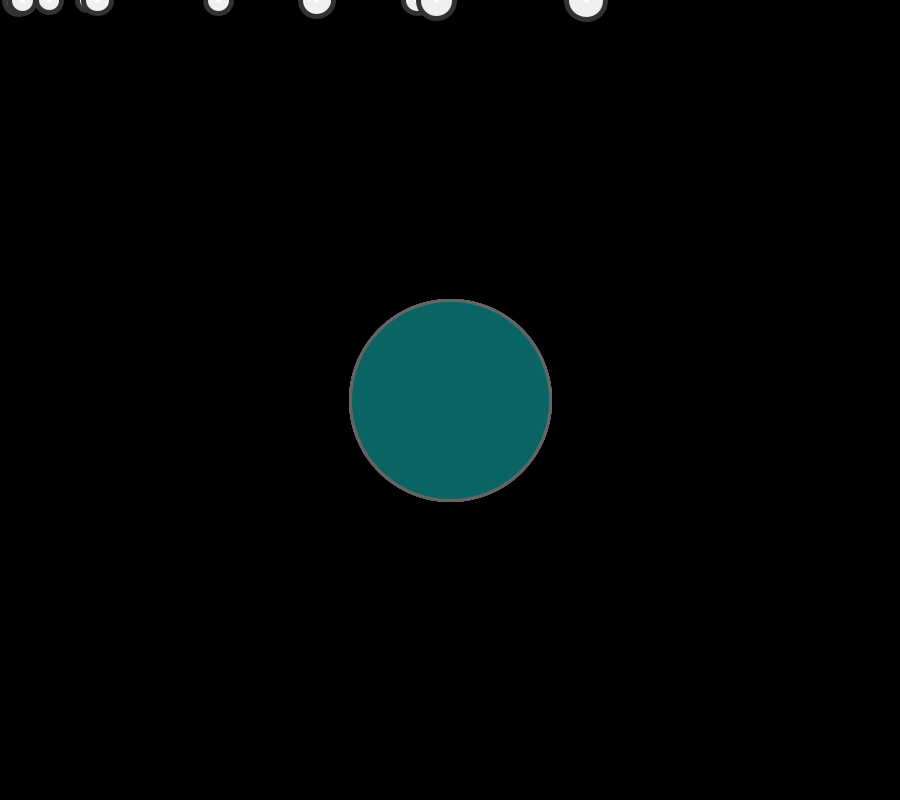
Frame 1 (no input)
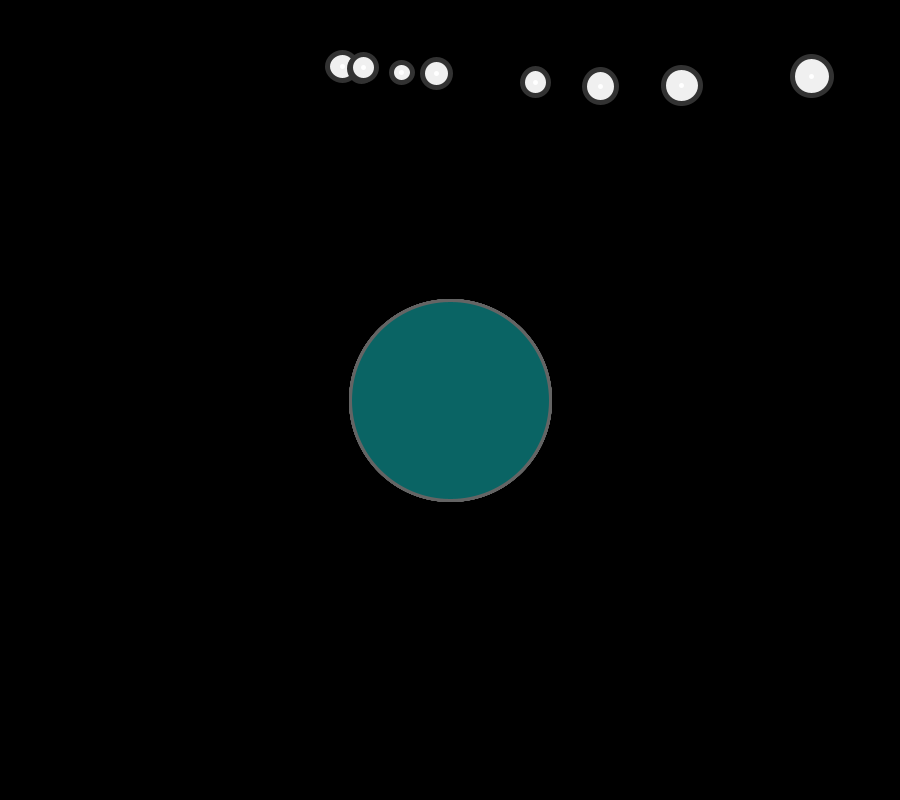
Frame 60 (the mouse pressed at the canvas centre just before this capture)
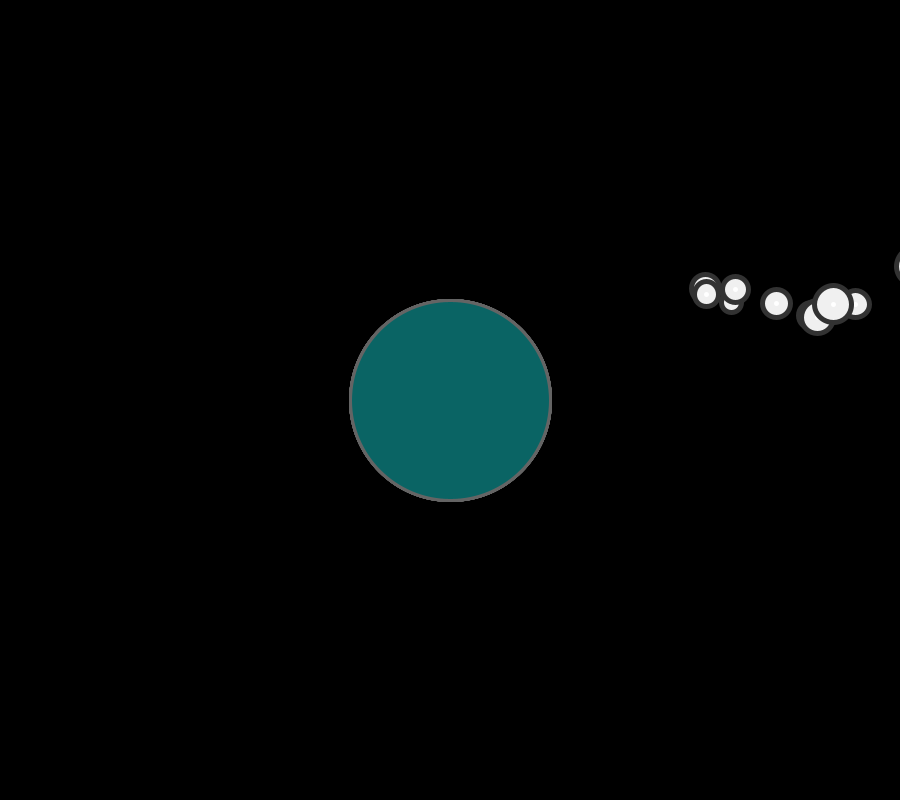
Frame 120 (the mouse held since frame 60 and released just before this capture)

The Processing sketch that drew these frames (run headless with seeded random() and noise(); from frame 60 on, the mouse is pressed at the canvas centre):

// Processing sketch: gravitation
// ── gravitation.pde
class Mover
{
  PVector location;
  PVector velocity;
  PVector acceleration;
  float topSpeed;
  float mass;

  // Constructor
  Mover()
  {
    location = new PVector(random(width), 0);
    velocity = new PVector(random(4.37, 5), 0);
    acceleration = new PVector(0, 0);
    mass = random(1, 2);
  }

  // Newton's second law!
  void applyForce(PVector f)
  {
    PVector force = PVector.div(f, mass);

    acceleration.add(force);
  }

  void display()
  {
    strokeWeight(5);
    stroke(50);
    fill(240);
    ellipse(location.x,location.y, mass * 20, mass * 20);
    stroke(255);
    point(location.x, location.y);
  }
  void update()
  {
    velocity.add(acceleration);
    location.add(velocity);
    acceleration.mult(0);
  }
}

class Attractor
{
  float mass;
  PVector location;
  float G;

  Attractor(){
    location = new PVector(width / 2, height / 2);
    mass = 20;
    G = 1.5;
  }

  PVector attract(Mover m){
    PVector force = PVector.sub(location, m.location);
    float distance = force.mag();
    distance = constrain(distance, 5.0, 25.0);

    force.normalize();
    float strength = (G * m.mass * mass) / (distance * distance);
    force.mult(strength);
    return force;
    }

  void display(){
    strokeWeight(3);
    stroke(100);
    fill(10, 100, 100);
    ellipse(location.x, location.y, mass * 10, mass * 10);
  }

}


Mover[] movers = new Mover[10];
Attractor a;
PGraphics canvas;
float px2, py2;

void setup(){
  size(900, 800);
  for(int i = 0; i < movers.length; i++){
    movers[i] = new Mover();
  }
  a = new Attractor();
  canvas = createGraphics(width, height);
  canvas.beginDraw();
  canvas.background(0);
  canvas.endDraw();
}

void draw(){
  background(0);
  imageMode(CORNER);
  image(canvas, 0, 0, width, height);

  for(int i = 0; i < movers.length; i++){
    PVector force = a.attract(movers[i]);
    movers[i].applyForce(force);
    movers[i].update();
    a.display();
    movers[i].display();
  }
  // canvas.beginDraw();
  // canvas.stroke(100);
  // if (frameCount > 1) {
  //   canvas.line(px2, py2, m.location.x, m.location.y);
  // }
  // canvas.endDraw();
  // px2 = m.location.x;
  // py2 = m.location.y;
}
